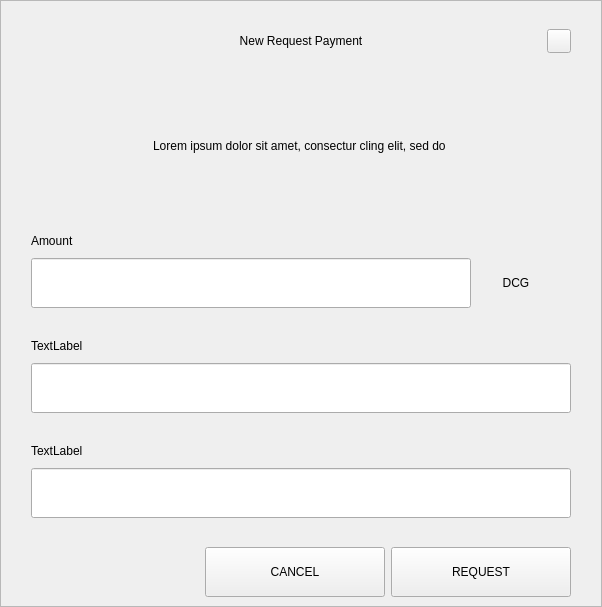
<?xml version="1.0" encoding="UTF-8"?>
<ui version="4.0">
 <class>RequestDialog</class>
 <widget class="QDialog" name="RequestDialog">
  <property name="geometry">
   <rect>
    <x>0</x>
    <y>0</y>
    <width>602</width>
    <height>607</height>
   </rect>
  </property>
  <property name="windowTitle">
   <string>Dialog</string>
  </property>
  <layout class="QVBoxLayout" name="verticalLayout_5">
   <property name="spacing">
    <number>0</number>
   </property>
   <property name="leftMargin">
    <number>0</number>
   </property>
   <property name="topMargin">
    <number>0</number>
   </property>
   <property name="rightMargin">
    <number>0</number>
   </property>
   <property name="bottomMargin">
    <number>0</number>
   </property>
   <item>
    <widget class="QFrame" name="frame">
     <property name="styleSheet">
      <string notr="true"/>
     </property>
     <property name="frameShape">
      <enum>QFrame::StyledPanel</enum>
     </property>
     <property name="frameShadow">
      <enum>QFrame::Raised</enum>
     </property>
     <layout class="QVBoxLayout" name="verticalLayout_4" stretch="1,0,0">
      <property name="spacing">
       <number>0</number>
      </property>
      <property name="leftMargin">
       <number>30</number>
      </property>
      <property name="topMargin">
       <number>20</number>
      </property>
      <property name="rightMargin">
       <number>30</number>
      </property>
      <property name="bottomMargin">
       <number>0</number>
      </property>
      <item>
       <layout class="QHBoxLayout" name="horizontalLayout_3">
        <property name="spacing">
         <number>0</number>
        </property>
        <item>
         <spacer name="horizontalSpacer_21">
          <property name="orientation">
           <enum>Qt::Horizontal</enum>
          </property>
          <property name="sizeHint" stdset="0">
           <size>
            <width>40</width>
            <height>20</height>
           </size>
          </property>
         </spacer>
        </item>
        <item>
         <widget class="QLabel" name="labelTitle">
          <property name="minimumSize">
           <size>
            <width>0</width>
            <height>40</height>
           </size>
          </property>
          <property name="maximumSize">
           <size>
            <width>16777215</width>
            <height>40</height>
           </size>
          </property>
          <property name="styleSheet">
           <string notr="true">padding-left:24px;</string>
          </property>
          <property name="text">
           <string>New Request Payment</string>
          </property>
          <property name="alignment">
           <set>Qt::AlignCenter</set>
          </property>
          <property name="margin">
           <number>7</number>
          </property>
         </widget>
        </item>
        <item>
         <spacer name="horizontalSpacer">
          <property name="orientation">
           <enum>Qt::Horizontal</enum>
          </property>
          <property name="sizeHint" stdset="0">
           <size>
            <width>40</width>
            <height>20</height>
           </size>
          </property>
         </spacer>
        </item>
        <item>
         <widget class="QPushButton" name="btnEsc">
          <property name="minimumSize">
           <size>
            <width>24</width>
            <height>24</height>
           </size>
          </property>
          <property name="maximumSize">
           <size>
            <width>24</width>
            <height>24</height>
           </size>
          </property>
          <property name="focusPolicy">
           <enum>Qt::NoFocus</enum>
          </property>
          <property name="text">
           <string/>
          </property>
         </widget>
        </item>
       </layout>
      </item>
      <item>
       <widget class="QStackedWidget" name="stack">
        <property name="minimumSize">
         <size>
          <width>540</width>
          <height>0</height>
         </size>
        </property>
        <property name="maximumSize">
         <size>
          <width>540</width>
          <height>16777215</height>
         </size>
        </property>
        <property name="currentIndex">
         <number>0</number>
        </property>
        <widget class="QWidget" name="page_1">
         <property name="minimumSize">
          <size>
           <width>540</width>
           <height>0</height>
          </size>
         </property>
         <property name="maximumSize">
          <size>
           <width>540</width>
           <height>16777215</height>
          </size>
         </property>
         <layout class="QVBoxLayout" name="layout1">
          <property name="spacing">
           <number>0</number>
          </property>
          <property name="leftMargin">
           <number>0</number>
          </property>
          <property name="topMargin">
           <number>0</number>
          </property>
          <property name="rightMargin">
           <number>0</number>
          </property>
          <property name="bottomMargin">
           <number>0</number>
          </property>
          <item>
           <spacer name="verticalSpacer_21">
            <property name="orientation">
             <enum>Qt::Vertical</enum>
            </property>
            <property name="sizeType">
             <enum>QSizePolicy::Fixed</enum>
            </property>
            <property name="sizeHint" stdset="0">
             <size>
              <width>20</width>
              <height>30</height>
             </size>
            </property>
           </spacer>
          </item>
          <item alignment="Qt::AlignHCenter">
           <widget class="QLabel" name="labelMessage">
            <property name="minimumSize">
             <size>
              <width>400</width>
              <height>50</height>
             </size>
            </property>
            <property name="text">
             <string>Lorem ipsum dolor sit amet, consectur cling elit, sed do </string>
            </property>
            <property name="alignment">
             <set>Qt::AlignCenter</set>
            </property>
            <property name="wordWrap">
             <bool>true</bool>
            </property>
           </widget>
          </item>
          <item alignment="Qt::AlignBottom">
           <widget class="QWidget" name="containerAmount" native="true">
            <layout class="QVBoxLayout" name="verticalLayout">
             <property name="spacing">
              <number>9</number>
             </property>
             <property name="leftMargin">
              <number>0</number>
             </property>
             <property name="topMargin">
              <number>0</number>
             </property>
             <property name="rightMargin">
              <number>0</number>
             </property>
             <property name="bottomMargin">
              <number>0</number>
             </property>
             <item>
              <widget class="QLabel" name="labelSubtitleAmount">
               <property name="minimumSize">
                <size>
                 <width>350</width>
                 <height>16</height>
                </size>
               </property>
               <property name="maximumSize">
                <size>
                 <width>16777215</width>
                 <height>16</height>
                </size>
               </property>
               <property name="text">
                <string>Amount</string>
               </property>
              </widget>
             </item>
             <item alignment="Qt::AlignTop">
              <widget class="QWidget" name="layoutAmount" native="true">
               <layout class="QHBoxLayout" name="horizontalLayout" stretch="2,0">
                <property name="spacing">
                 <number>0</number>
                </property>
                <property name="leftMargin">
                 <number>0</number>
                </property>
                <property name="topMargin">
                 <number>0</number>
                </property>
                <property name="rightMargin">
                 <number>0</number>
                </property>
                <property name="bottomMargin">
                 <number>0</number>
                </property>
                <item>
                 <widget class="QLineEdit" name="lineEditAmount">
                  <property name="minimumSize">
                   <size>
                    <width>0</width>
                    <height>50</height>
                   </size>
                  </property>
                  <property name="maximumSize">
                   <size>
                    <width>16777215</width>
                    <height>50</height>
                   </size>
                  </property>
                 </widget>
                </item>
                <item>
                 <widget class="QWidget" name="comboContainer" native="true">
                  <property name="minimumSize">
                   <size>
                    <width>100</width>
                    <height>50</height>
                   </size>
                  </property>
                  <property name="maximumSize">
                   <size>
                    <width>16777215</width>
                    <height>50</height>
                   </size>
                  </property>
                  <layout class="QHBoxLayout" name="horizontalLayout_31">
                   <property name="spacing">
                    <number>0</number>
                   </property>
                   <property name="leftMargin">
                    <number>0</number>
                   </property>
                   <property name="topMargin">
                    <number>0</number>
                   </property>
                   <property name="rightMargin">
                    <number>10</number>
                   </property>
                   <property name="bottomMargin">
                    <number>0</number>
                   </property>
                   <item>
                    <widget class="QLabel" name="comboBoxCoin">
                     <property name="text">
                      <string>DCG</string>
                     </property>
                     <property name="alignment">
                      <set>Qt::AlignCenter</set>
                     </property>
                    </widget>
                   </item>
                  </layout>
                 </widget>
                </item>
               </layout>
              </widget>
             </item>
            </layout>
           </widget>
          </item>
          <item>
           <spacer name="verticalSpacer_31">
            <property name="orientation">
             <enum>Qt::Vertical</enum>
            </property>
            <property name="sizeType">
             <enum>QSizePolicy::Fixed</enum>
            </property>
            <property name="sizeHint" stdset="0">
             <size>
              <width>20</width>
              <height>30</height>
             </size>
            </property>
           </spacer>
          </item>
          <item>
           <layout class="QVBoxLayout" name="verticalLayoutLabel">
            <property name="spacing">
             <number>9</number>
            </property>
            <item>
             <widget class="QLabel" name="labelSubtitleLabel">
              <property name="minimumSize">
               <size>
                <width>0</width>
                <height>16</height>
               </size>
              </property>
              <property name="maximumSize">
               <size>
                <width>16777215</width>
                <height>16</height>
               </size>
              </property>
              <property name="text">
               <string>TextLabel</string>
              </property>
             </widget>
            </item>
            <item>
             <widget class="QLineEdit" name="lineEditLabel">
              <property name="minimumSize">
               <size>
                <width>0</width>
                <height>50</height>
               </size>
              </property>
              <property name="maximumSize">
               <size>
                <width>16777215</width>
                <height>50</height>
               </size>
              </property>
             </widget>
            </item>
           </layout>
          </item>
          <item>
           <spacer name="verticalSpacer_34">
            <property name="orientation">
             <enum>Qt::Vertical</enum>
            </property>
            <property name="sizeType">
             <enum>QSizePolicy::Fixed</enum>
            </property>
            <property name="sizeHint" stdset="0">
             <size>
              <width>20</width>
              <height>30</height>
             </size>
            </property>
           </spacer>
          </item>
          <item>
           <layout class="QVBoxLayout" name="verticalLayoutDescription">
            <property name="spacing">
             <number>9</number>
            </property>
            <item>
             <widget class="QLabel" name="labelSubtitleDescription">
              <property name="minimumSize">
               <size>
                <width>0</width>
                <height>16</height>
               </size>
              </property>
              <property name="maximumSize">
               <size>
                <width>16777215</width>
                <height>16</height>
               </size>
              </property>
              <property name="text">
               <string>TextLabel</string>
              </property>
             </widget>
            </item>
            <item>
             <widget class="QLineEdit" name="lineEditDescription">
              <property name="minimumSize">
               <size>
                <width>0</width>
                <height>50</height>
               </size>
              </property>
              <property name="maximumSize">
               <size>
                <width>16777215</width>
                <height>50</height>
               </size>
              </property>
             </widget>
            </item>
            <item>
             <spacer name="verticalSpacer_4">
              <property name="orientation">
               <enum>Qt::Vertical</enum>
              </property>
              <property name="sizeType">
               <enum>QSizePolicy::Fixed</enum>
              </property>
              <property name="sizeHint" stdset="0">
               <size>
                <width>20</width>
                <height>20</height>
               </size>
              </property>
             </spacer>
            </item>
           </layout>
          </item>
         </layout>
        </widget>
        <widget class="QWidget" name="page_2">
         <layout class="QVBoxLayout" name="layout2">
          <item>
           <spacer name="verticalSpacer_5">
            <property name="orientation">
             <enum>Qt::Vertical</enum>
            </property>
            <property name="sizeType">
             <enum>QSizePolicy::Fixed</enum>
            </property>
            <property name="sizeHint" stdset="0">
             <size>
              <width>20</width>
              <height>50</height>
             </size>
            </property>
           </spacer>
          </item>
          <item alignment="Qt::AlignHCenter">
           <widget class="QLabel" name="labelQrImg">
            <property name="minimumSize">
             <size>
              <width>260</width>
              <height>260</height>
             </size>
            </property>
            <property name="maximumSize">
             <size>
              <width>260</width>
              <height>260</height>
             </size>
            </property>
            <property name="text">
             <string/>
            </property>
            <property name="alignment">
             <set>Qt::AlignCenter</set>
            </property>
           </widget>
          </item>
          <item>
           <spacer name="verticalSpacer_2">
            <property name="orientation">
             <enum>Qt::Vertical</enum>
            </property>
            <property name="sizeType">
             <enum>QSizePolicy::Fixed</enum>
            </property>
            <property name="sizeHint" stdset="0">
             <size>
              <width>20</width>
              <height>30</height>
             </size>
            </property>
           </spacer>
          </item>
          <item alignment="Qt::AlignHCenter">
           <widget class="QLabel" name="labelAddress">
            <property name="text">
             <string>D7VFR83SQbiezrW72hjcWJtcfip5krte2Z </string>
            </property>
           </widget>
          </item>
          <item>
           <spacer name="verticalSpacer_32">
            <property name="orientation">
             <enum>Qt::Vertical</enum>
            </property>
            <property name="sizeType">
             <enum>QSizePolicy::Expanding</enum>
            </property>
            <property name="sizeHint" stdset="0">
             <size>
              <width>20</width>
              <height>20</height>
             </size>
            </property>
           </spacer>
          </item>
          <item>
           <layout class="QHBoxLayout" name="horizontal">
            <property name="leftMargin">
             <number>20</number>
            </property>
            <property name="rightMargin">
             <number>20</number>
            </property>
            <property name="bottomMargin">
             <number>20</number>
            </property>
            <item>
             <spacer name="horizontalSpacer_4">
              <property name="orientation">
               <enum>Qt::Horizontal</enum>
              </property>
              <property name="sizeHint" stdset="0">
               <size>
                <width>40</width>
                <height>20</height>
               </size>
              </property>
             </spacer>
            </item>
            <item>
             <widget class="QPushButton" name="btnCopyAddress">
              <property name="minimumSize">
               <size>
                <width>180</width>
                <height>50</height>
               </size>
              </property>
              <property name="text">
               <string>COPY ADDRESS</string>
              </property>
             </widget>
            </item>
            <item>
             <widget class="QPushButton" name="btnCopyUrl">
              <property name="minimumSize">
               <size>
                <width>180</width>
                <height>50</height>
               </size>
              </property>
              <property name="text">
               <string>COPY URL</string>
              </property>
             </widget>
            </item>
            <item>
             <spacer name="horizontalSpacer_2">
              <property name="orientation">
               <enum>Qt::Horizontal</enum>
              </property>
              <property name="sizeHint" stdset="0">
               <size>
                <width>40</width>
                <height>20</height>
               </size>
              </property>
             </spacer>
            </item>
           </layout>
          </item>
         </layout>
        </widget>
       </widget>
      </item>
      <item>
       <widget class="QWidget" name="buttonsStack" native="true">
        <layout class="QHBoxLayout" name="horizontalLayout_5">
         <property name="leftMargin">
          <number>20</number>
         </property>
         <property name="rightMargin">
          <number>0</number>
         </property>
         <item>
          <spacer name="horizontalSpacer_41">
           <property name="orientation">
            <enum>Qt::Horizontal</enum>
           </property>
           <property name="sizeHint" stdset="0">
            <size>
             <width>40</width>
             <height>20</height>
            </size>
           </property>
          </spacer>
         </item>
         <item>
          <widget class="QPushButton" name="btnCancel">
           <property name="minimumSize">
            <size>
             <width>180</width>
             <height>50</height>
            </size>
           </property>
           <property name="focusPolicy">
            <enum>Qt::NoFocus</enum>
           </property>
           <property name="text">
            <string>CANCEL</string>
           </property>
          </widget>
         </item>
         <item>
          <widget class="QPushButton" name="btnSave">
           <property name="minimumSize">
            <size>
             <width>180</width>
             <height>50</height>
            </size>
           </property>
           <property name="focusPolicy">
            <enum>Qt::NoFocus</enum>
           </property>
           <property name="text">
            <string>REQUEST</string>
           </property>
          </widget>
         </item>
        </layout>
       </widget>
      </item>
     </layout>
    </widget>
   </item>
  </layout>
 </widget>
 <resources/>
 <connections/>
</ui>
